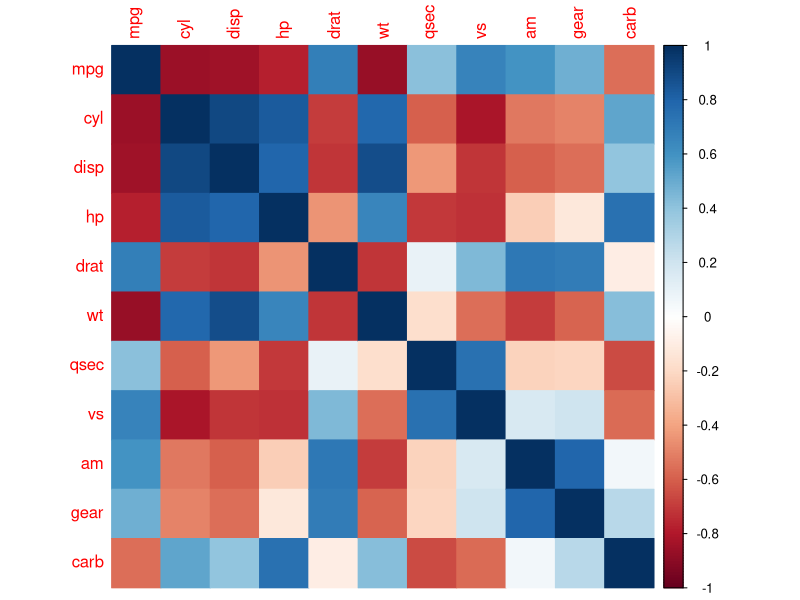
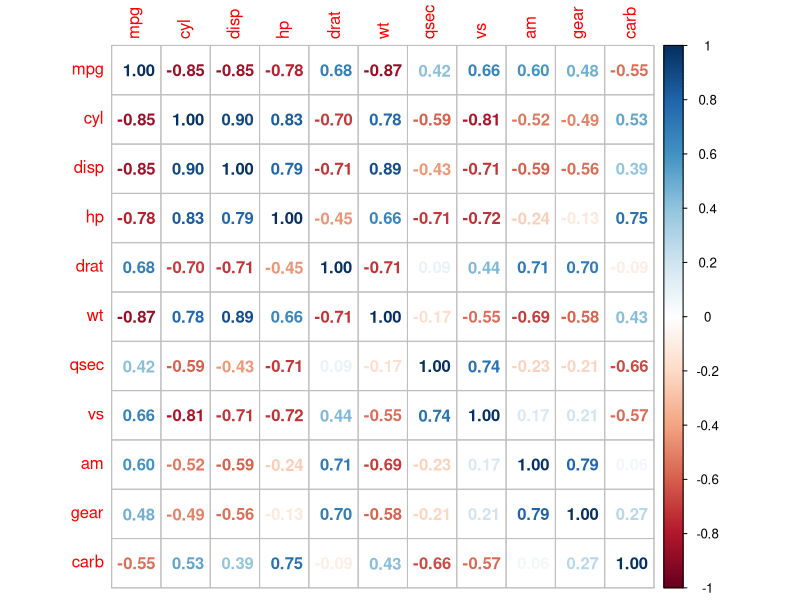
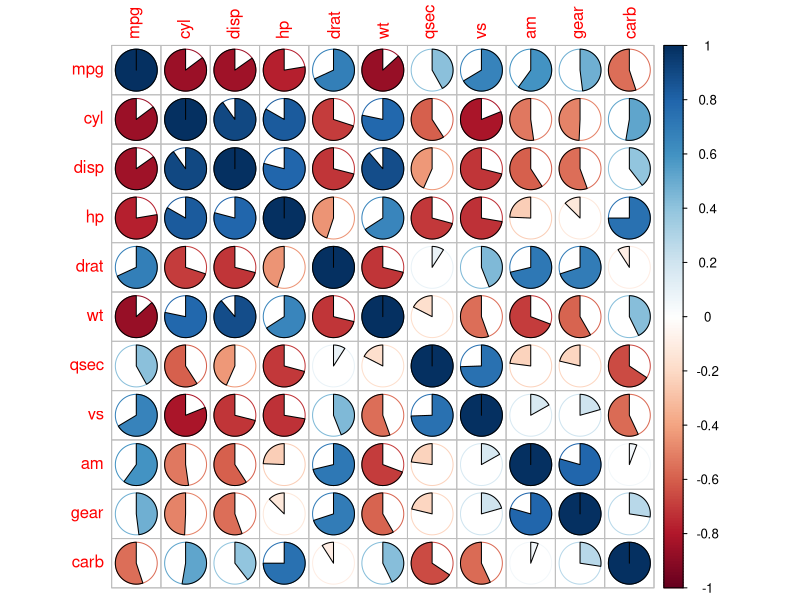
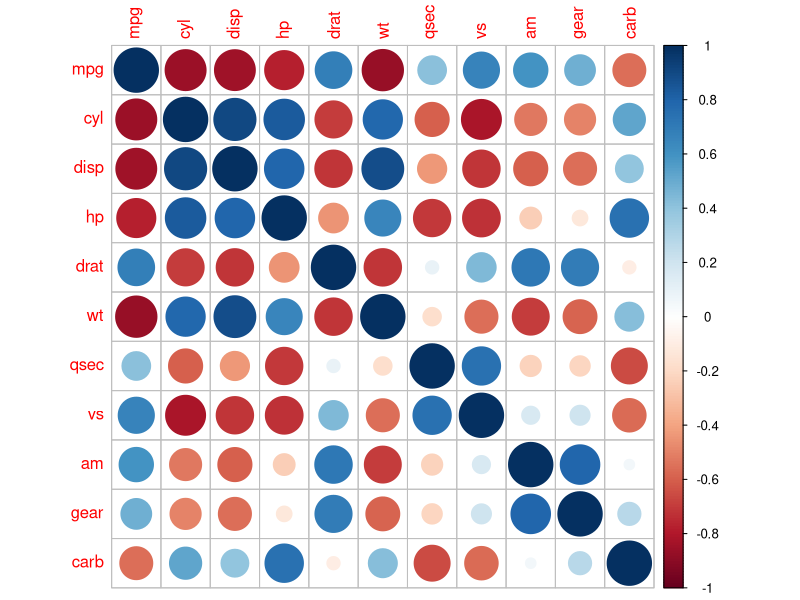
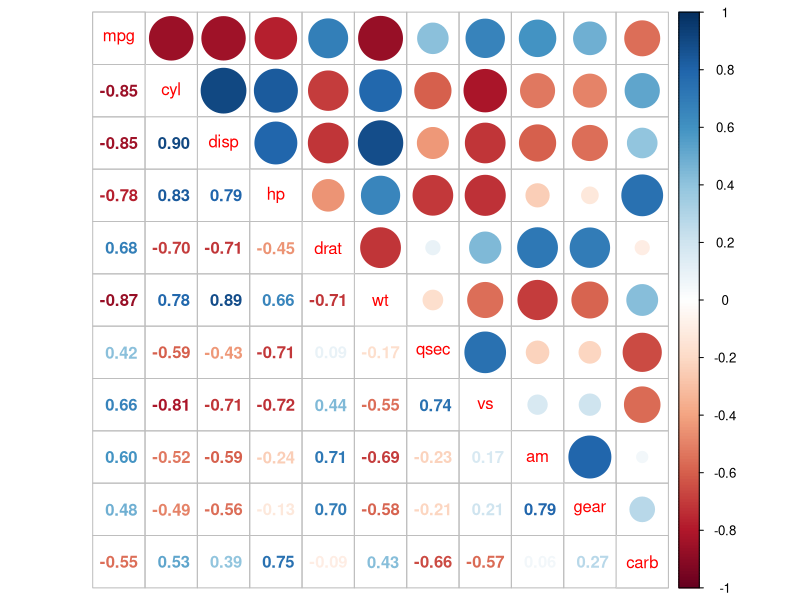
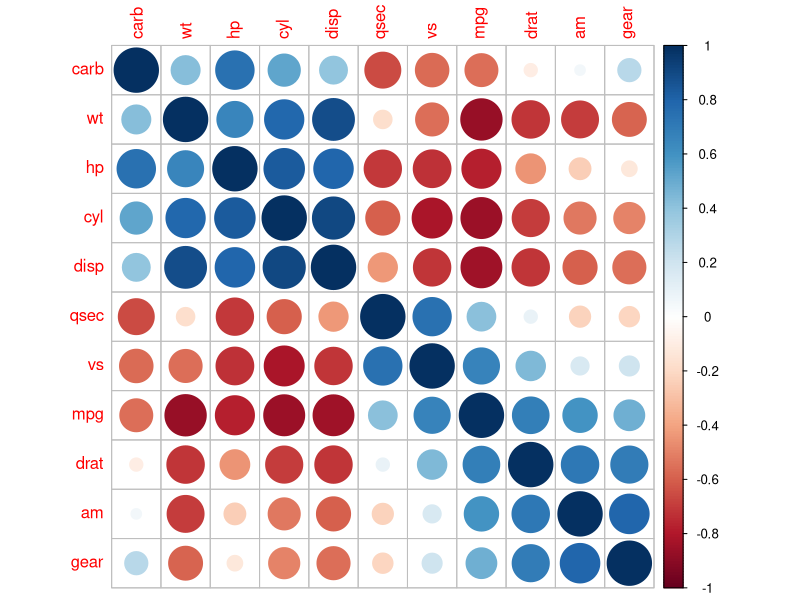
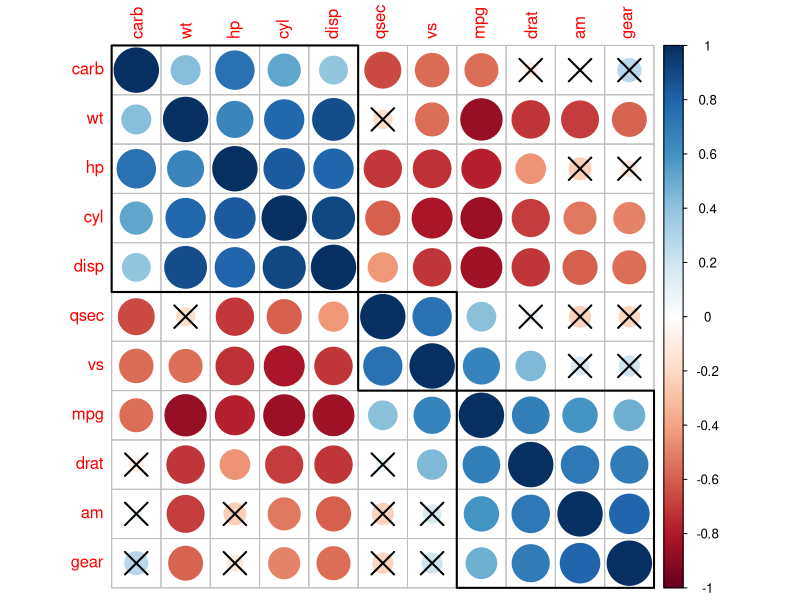

Write R code to recreate these figures, in order.
## ---- chunk 1
head(mtcars)
## ---- chunk 2
cor(mtcars)
## ---- chunk 3
library(corrplot)
corrplot(cor(mtcars), method="color")
## ---- chunk 4
library(corrplot)
corrplot(cor(mtcars), method="number")
## ---- chunk 5
library(corrplot)
corrplot(cor(mtcars), method="pie")
## ---- chunk 6
library(corrplot)
corrplot(cor(mtcars), method="circle")
## ---- chunk 7
corrplot.mixed(cor(mtcars))
## ---- chunk 8
corrplot(cor(mtcars), order="hclust")
## ---- chunk 9
mtcarsCorMtest <- cor.mtest(mtcars, conf.level = .95)
mtcarsCorMtest
## ---- chunk 10
corrplot(
  cor(mtcars),
  p.mat = mtcarsCorMtest$p, 
  sig.level = .05,
  order = "hclust", 
  addrect = 3
)
## ---- chunk 11
cor.test(
  mtcars$mpg, 
  mtcars$wt,
  alternative = "two.sided",
  method = "pearson",
  conf.level = 0.95
)
## ---- chunk 12
cor.test(
  mtcars$mpg, 
  mtcars$wt,
  alternative = "greater",
  method = "kendall",
  conf.level = 0.9,
  exact = FALSE
)
## ---- chunk 13
cor.test(
  mtcars$mpg, 
  mtcars$wt,
  alternative = "less",
  method = "spearman",
  conf.level = 0.8,
  exact = FALSE
)
